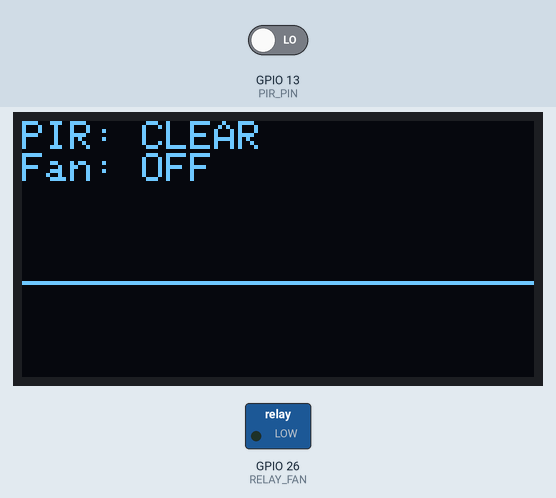
A sketch run on a simulated ESP32. Parts: 128×64 one-colour display, switched loads named in the sketch (green lamp = pin HIGH). The test bench sets the inputs (shaded band); at power-on: GPIO 13 (PIR_PIN) LOW. What the sketch prints to the serial monitor is not drawn.

Above: at 4.2 s.
4.3 s: GPIO 13 (PIR_PIN) driven HIGH
At 5.0 s:
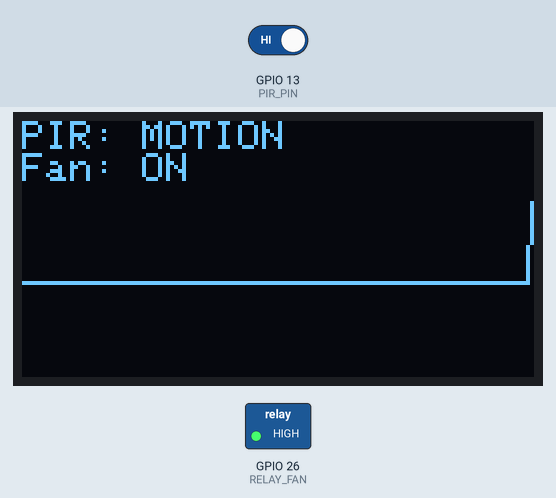
7.4 s: GPIO 13 (PIR_PIN) driven LOW
At 8.2 s:
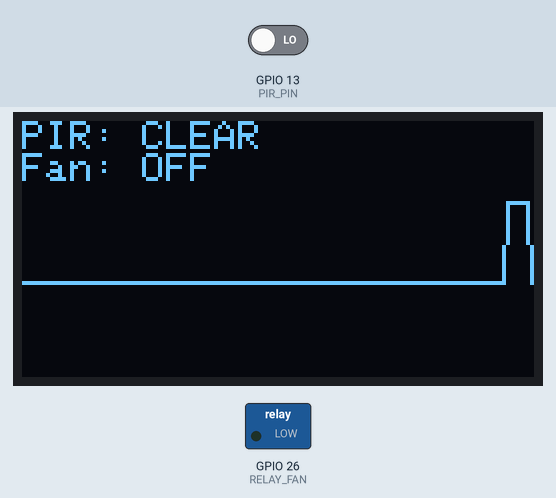
10.5 s: GPIO 13 (PIR_PIN) driven HIGH
At 11.3 s:
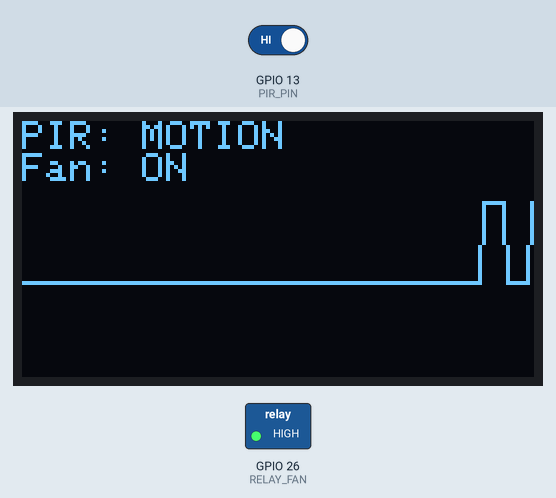
Timing chart, 0 to 13.5 s (numbered marks = the images above; inputs shaded):
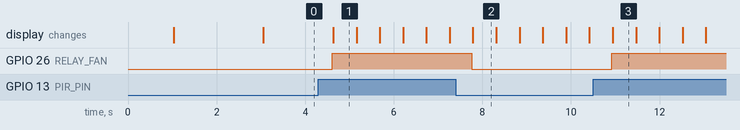

Measured:
- after the input at 4.3 s, GPIO 26 (RELAY_FAN): LOW → HIGH after 0.31 s; the display: changes after 0.33 s (image 1)
- after the input at 7.4 s, GPIO 26 (RELAY_FAN): HIGH → LOW after 0.36 s; the display: changes after 0.39 s (image 2)
- after the input at 10.5 s, GPIO 26 (RELAY_FAN): LOW → HIGH after 0.42 s; the display: changes after 0.44 s (image 3)
- what the display in image 1 shows lasts 0.6 s, from 4.6 s to 5.2 s

The sketch:

sketch_sep25abcd.ino
```cpp
// Test Case 4: PIR Motion Sensor + Fan (Relay) + OLED Display Test

#include <Wire.h>
#include <Adafruit_GFX.h>
#include <Adafruit_SSD1306.h>

#define PIR_PIN     13
#define RELAY_FAN   26
#define SCREEN_WIDTH 128
#define SCREEN_HEIGHT 64

Adafruit_SSD1306 display(SCREEN_WIDTH, SCREEN_HEIGHT, &Wire, -1);

int waveformBuffer[SCREEN_WIDTH];
int waveIndex = 0;

void setup() {
  Serial.begin(115200);
  delay(1000);

  pinMode(PIR_PIN, INPUT);
  pinMode(RELAY_FAN, OUTPUT);
  digitalWrite(RELAY_FAN, LOW);

  if (!display.begin(SSD1306_SWITCHCAPVCC, 0x3C)) {
    Serial.println("OLED init failed");
  }
  display.clearDisplay();
  display.setTextSize(1);
  display.setTextColor(SSD1306_WHITE);

  Serial.println();
  Serial.println("   PIR + FAN (RELAY) + OLED TEST");
  Serial.println("Warming up PIR sensor...");
  delay(2000);
  Serial.println("PIR ready.");
  Serial.println();
}

void loop() {
  int motionState = digitalRead(PIR_PIN);

  if (motionState == HIGH) {
    digitalWrite(RELAY_FAN, HIGH);
    Serial.println("Motion Detected! Fan ON");
  } else {
    digitalWrite(RELAY_FAN, LOW);
    Serial.println("No motion detected. Fan OFF");
  }

  // Update waveform buffer with current PIR state
  waveformBuffer[waveIndex] = motionState ? 20 : 0;
  waveIndex = (waveIndex + 1) % SCREEN_WIDTH;

  // Draw live waveform on OLED
  display.clearDisplay();
  display.setCursor(0, 0);
  display.print("PIR: ");
  display.println(motionState ? "MOTION" : "CLEAR");
  display.print("Fan: ");
  display.println(motionState ? "ON" : "OFF");

  for (int x = 0; x < SCREEN_WIDTH - 1; x++) {
    int idx1 = (waveIndex + x) % SCREEN_WIDTH;
    int idx2 = (waveIndex + x + 1) % SCREEN_WIDTH;
    display.drawLine(x, 40 - waveformBuffer[idx1],
                      x + 1, 40 - waveformBuffer[idx2], SSD1306_WHITE);
  }
  display.display();

  delay(500);
}
```
